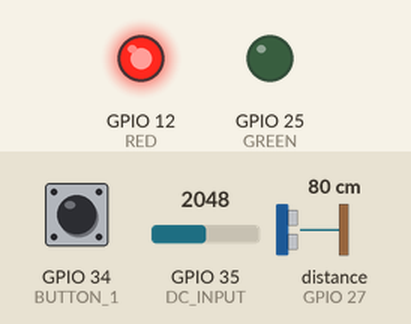
This sketch was run on a simulated ESP32. On the bench: output pins drawn as LEDs (lit = HIGH). Inputs (shaded band) come from the test bench; at power-on: GPIO 34 (BUTTON_1) LOW, GPIO 35 (DC_INPUT) = 2048, distance to the obstacle (sensor on GPIO 27) 80 cm. The echo pulse lasts 58.3 µs per cm; what the sketch prints to the serial monitor is not drawn.

Above: at 0.27 s.
Timing chart, 0 to 1.8 s (numbered marks = the images above):
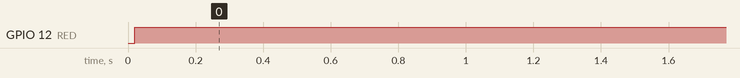

Measured:
- by itself, GPIO 12 (RED): LOW → HIGH at 0.02 s

The sketch:

assignment3_Ouendo.ino
```cpp
#if CONFIG_FREERTOS_UNICORE
#define ARDUINO_RUNNING_CORE 0
#else
#define ARDUINO_RUNNING_CORE 1
#endif

#define RED 12
#define GREEN 25
#define BUTTON_1 34 //
#define SQUARE_INPUT 27 //SQUARE WAVE
#define DC_INPUT 35  //POTENTIOMETER


// TIME INTERVALS

int task1_period = 17;
int task2_period = 200;
int task3_period = 1000;
int task4_period = 42;
int task5_period = 42;
int task6_period = 100;
int task7_period = 333;
int task8_period = 333;
int task9_period = 5000;

// prototype of tasks functions
void task1( void *pvParameters );
void task2( void *pvParameters );
void task3( void *pvParameters );
void task4( void *pvParameters );
void task5( void *pvParameters );
void task6( void *pvParameters );
void task7( void *pvParameters );
void task8( void *pvParameters );
void task9( void *pvParameters );

// STRUCTURE TYPE
struct dataTasks{
  int buttonState;
  int freqResult;
  int analogValue;
  int analogAvg;
  int errorCode;

};

QueueHandle_t errorQueue = xQueueCreate(1,sizeof(int));
SemaphoreHandle_t mutex;
int analogs[4] = {0,0,0,0};
int count = 0;
struct dataTasks results;
// the setup function runs once when you press reset or power the board
void setup() {
  // put your setup code here, to run once:
  pinMode(GREEN, OUTPUT);
  pinMode(RED, OUTPUT);
  pinMode(BUTTON_1, INPUT);
  pinMode(SQUARE_INPUT,INPUT);
  pinMode(DC_INPUT,INPUT);

  // initialize serial communication at 115200 bits per second:
  Serial.begin(115200);
  mutex = xSemaphoreCreateMutex(); // initialisation of the semaphore as mutual exclusion, so the initial value is 1


  // Now set up TASKS.
  xTaskCreatePinnedToCore(
    task1
    ,  "task1"   // A name just for humans
    ,  1024  // This stack size can be checked & adjusted by reading the Stack Highwater
    ,  NULL
    ,  1  // Priority, with 3 (configMAX_PRIORITIES - 1) being the highest, and 0 being the lowest.
    ,  NULL
    ,  ARDUINO_RUNNING_CORE);

  xTaskCreatePinnedToCore(
    task2
    ,  "task2"
    ,  1024  // Stack size
    ,  NULL
    ,  1 // Priority
    ,  NULL
    ,  ARDUINO_RUNNING_CORE);

  xTaskCreatePinnedToCore(
    task3
    ,   "task3"
    ,  1024  // Stack size
    ,  NULL
    ,  1  // Priority
    ,  NULL
    ,  ARDUINO_RUNNING_CORE);
  xTaskCreatePinnedToCore(
    task4
    ,  "task4"
    ,  1024  // Stack size
    ,  NULL
    ,  1  // Priority
    ,  NULL
    ,  ARDUINO_RUNNING_CORE);
  xTaskCreatePinnedToCore(
    task5
    ,  "task5"
    ,  1024  // Stack size
    ,  NULL
    ,  1  // Priority
    ,  NULL
    ,  ARDUINO_RUNNING_CORE);
  xTaskCreatePinnedToCore(
    task6
    ,  "task6"
    ,  1024  // Stack size
    ,  NULL
    ,  1  // Priority
    ,  NULL
    ,  ARDUINO_RUNNING_CORE);
  xTaskCreatePinnedToCore(
    task7
    ,  "task7"
    ,  1024  // Stack size
    ,  NULL
    ,  1// Priority
    ,  NULL
    ,  ARDUINO_RUNNING_CORE);
 xTaskCreatePinnedToCore(
    task8
    ,  "task8"
    ,  1024  // Stack size
    ,  NULL
    ,  1  // Priority
    ,  NULL
    ,  ARDUINO_RUNNING_CORE);
 xTaskCreatePinnedToCore(
    task9
    ,  "task9"
    ,  2048  // Stack size
    ,  NULL
    ,  1  // Priority
    ,  NULL
    ,  ARDUINO_RUNNING_CORE);


}

void loop()
{
  // Empty. Things are done in Tasks.
}

/*--------------------------------------------------*/
/*---------------------- Tasks ---------------------*/
/*--------------------------------------------------*/

void task1(void *pvParameters)  // This is a task.
{
  (void) pvParameters;
  for (;;)

  {
    //Serial.println("Task1");

    digitalWrite(GREEN, HIGH);
    delayMicroseconds(50); // Block pulse up
    digitalWrite(GREEN, LOW); // Block pulse down
    vTaskDelay(task1_period);
  }
}
void task2(void *pvParameters)  // This is a task.
{
  (void) pvParameters;
  for (;;)
  {
    //Serial.println("Task2");
   xSemaphoreTake(mutex, portMAX_DELAY);
   results.buttonState = digitalRead(BUTTON_1); //STATE OF THE BUTTON
   xSemaphoreGive(mutex);
   vTaskDelay(task2_period);

  }
}
void task3(void *pvParameters)  // This is a task.
{

  (void) pvParameters;
  for (;;)
  {
    //Serial.println("Task3");
    int highInput = pulseIn(SQUARE_INPUT,HIGH);  //HIGH PULSE PERDIOD uS
    int lowInput = pulseIn(SQUARE_INPUT,LOW);     //LOW PULSE PERIOD uS
    int totalInput = highInput + lowInput; //WHOLE SIGNAL PERIOD
    int frequency=1000000/totalInput;  // CALCUL FREQUENCY IN HZ (1/PERIOD(uS)) * 1000000
    xSemaphoreTake(mutex, portMAX_DELAY);
    results.freqResult = frequency;
    xSemaphoreGive(mutex);
    vTaskDelay(task3_period);
  }
}
void task4(void *pvParameters)  // This is a task.
{

  (void) pvParameters;
  for (;;){
  //  Serial.println("Task4");
    xSemaphoreTake(mutex, portMAX_DELAY);
    results.analogValue = analogRead(DC_INPUT); //READ POTENTIOMETER ANALOG VALUE
    xSemaphoreGive(mutex);
    vTaskDelay(task4_period);
  }
}

void task5(void *pvParameters)  // This is a task.
{


  (void) pvParameters;
  for (;;)
  {
    int *ptrSend;
  //  Serial.println("Task5");
    int sum = 0;
    xSemaphoreTake(mutex, portMAX_DELAY);
    if(count == 0 || count % 4 == 0) //UPDATE VALUES IN THE ARRAY
      analogs[0] = results.analogValue;
    else if(count == 1 || count % 4 == 1) //UPDATE VALUES IN THE ARRAY
      analogs[1] = results.analogValue;
    else if(count == 2 || count % 4 == 2) //UPDATE VALUES IN THE ARRAY
      analogs[2] = results.analogValue;
    else
      analogs[3] = results.analogValue;
    xSemaphoreGive(mutex);

    //Serial.println(count);
   // Serial.println("0:"+String(analogs[0])+"\n,1:"+String(analogs[1])+"\n,2:"+String(analogs[2])+"\n,3:"+String(analogs[3]));
    count++;  // COUNT THE NUMBER OF VALUE ANALOG RETURNED TO GET THE 4 LAST VALUES WITH MODULO 4 CONDITION

    for(int i=0;i<4;i++){
      sum += analogs[i]; //SUM THE VALUES OF THE ARRAY
    }

    if(count<4)
      results.analogAvg = sum/count;    //CALCULATE AVG IF NUMBER OF VALUE IN THE ARRAY IS UNDER 4
    else
      results.analogAvg =  sum/4;      //CALCULATE AVG IN THE ARRAY

    xSemaphoreTake(mutex, portMAX_DELAY);
    ptrSend = &results.analogAvg;
    xSemaphoreGive( mutex );
    xQueueOverwrite( errorQueue, ptrSend );
    vTaskDelay(task5_period);

  }


}
void task6(void *pvParameters)  // This is a task.
{
  (void) pvParameters;
  for (;;)
  {
      //Serial.println("Task6");
      for(int i=0;i<1000;i++)
        __asm__ __volatile__ ("nop");

      vTaskDelay(task6_period);

  }


}


void task7(void *pvParameters)  // This is a task.
{

  (void) pvParameters;
  for (;;)
  {
    //Serial.println("Task7");
    int ptrReceive;
    xQueueReceive( errorQueue, &ptrReceive, portMAX_DELAY );
    int error=0;
    if( ptrReceive > 4095/2)
      error = 1;
    xSemaphoreTake(mutex, portMAX_DELAY);
    results.errorCode = error;
    xSemaphoreGive(mutex);
    vTaskDelay(task7_period);
  }
}

void task8(void *pvParameters)  // This is a task.
{
  (void) pvParameters;
  for (;;)
  {
   // Serial.println("Task8");
    xSemaphoreTake(mutex, portMAX_DELAY);
    digitalWrite(RED, results.errorCode);     //IF ERROR LED SWITCH ON
    xSemaphoreGive( mutex );
    vTaskDelay(task8_period);

  }
}
void task9(void *pvParameters)  // This is a task.
{
  (void) pvParameters;
  for (;;)
  {
      Serial.println("Task9");

    if( results.buttonState == HIGH){
      xSemaphoreTake(mutex, portMAX_DELAY);

      // We were able to obtain or "Take" the semaphore and can now access the shared resource.
      // We want to have the Serial Port for us alone, as it takes some time to print,
      // so we don't want it getting stolen during the middle of a conversion.
      // print out the state of the button:
      Serial.println( //PRINT RESULTS
        "bs:"+String(results.buttonState)+
        ",F:"+ String(results.freqResult)+
        ",analog:"+String(results.analogValue)+
        ",avg:"+String(results.analogAvg)+
        ",error:"+String(results.errorCode));
        xSemaphoreGive(mutex); // Now free or "Give" the Serial Port for others.


    }
    vTaskDelay(task9_period);
  }
}
```
